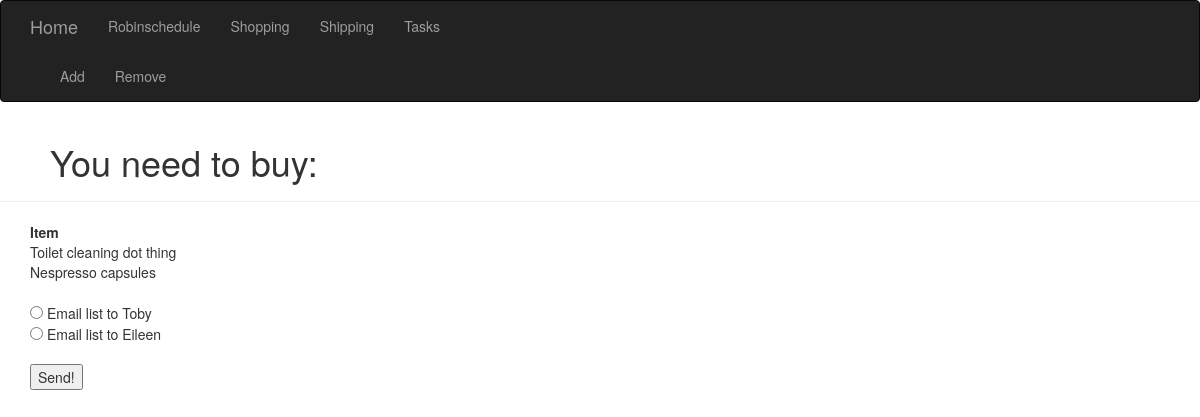
/shopping, run on the app's committed database.
### homeSite.py (models this page shows, shortened)
class Grocery(db.Model):
    __tablename__ = 'groceries'
    id = db.Column(db.Integer, primary_key=True)
    itemName = db.Column(db.String(64), unique=True)
    quantity = db.Column(db.Integer) #Setting quantity to optional so 'rice' doesn't need a quantity

### homeSite.py (the view, shortened to what this page needs)
@app.route('/shopping', methods=['GET', 'POST'])
def shopping():
    shoppingItems = Grocery.query.all()
    recipientEmailAddress = None
    return render_template('shopping.html', items=shoppingItems)

### templates/shopping.html (shortened to what this page needs)
{% extends "base.html" %}
{% block subnav %}
<div class="navbar-collapse collapse">
    <ul class="nav navbar-nav">
        <li><a href="/shopping/add">Add</a></li>
        <li><a href="/shopping/remove">Remove</a></li>
    </ul>
</div>
{% endblock %}
{% block content %}
<div class="page-header" style="padding-left: 50px;">
    <h1>You need to buy:</h1>
</div>
<div class="container">
    {% if items %}
    <table>
        <tr>
            <th style="width: 90%;">
                Item
            </th>
            <th style="width: 10%;">
            </th>
        </tr>
        {% for item in items %}
            <tr>
                <td>
                    {{item.itemName}}
                </td>
                <td>
                </td>
            </tr>
        {% endfor %}
    </table>
    <br/>
    <form method="POST">
            <input type='radio' name="emailRecipient" value="Toby"> Email list to Toby</input>
            <br/>
            <input type='radio' name="emailRecipient" value="Eileen"> Email list to Eileen</input>
            <br />
            <br />
            <button type="submit" >Send!</button>
    </form>
    {% else %}
        <div class="list-group-heading" style="padding-left: 50px;">
            There's nothing you need to buy.
        </div>
    {% endif %}
</div>
{% endblock %}

### data on the page
Grocery: itemName "Toilet cleaning dot thing"
Grocery: itemName "Nespresso capsules"
